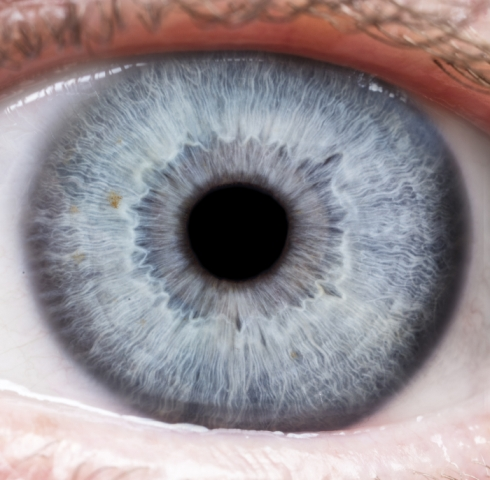
#> input picture eye3.jpg, 490 x 480 px
$ python gauss_fiter.py
#> lines starting #> are read from the running program, lines starting #| are printed output that depends on the picture
import pandas as pd
import cv2 as cv


if __name__ =='__main__':

    df= pd.read_csv('duhovka.csv')
#> (reads duhovka.csv from the repository)
    img=cv.imread('eye3.jpg', cv.IMREAD_GRAYSCALE)
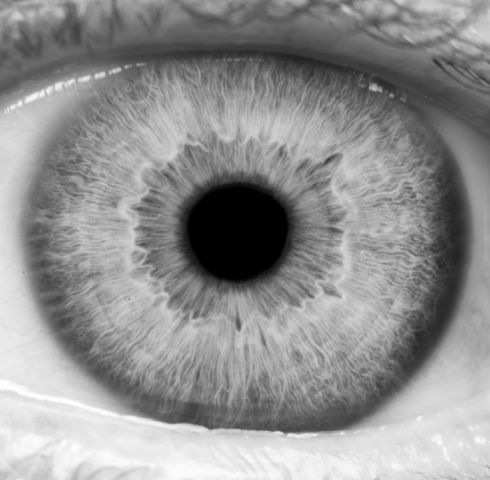
#> img: shape (480, 490); min 0, max 255, mean 144.5

    def nothing(*arg):
        pass
    cv.namedWindow('trackbars')
    cv.imshow("trackbars", img)

    cv.createTrackbar("Jadro", "trackbars", 1, 5, nothing)
    cv.createTrackbar("Sigma", "trackbars", 1, 30, nothing)

    while (True):
        img = cv.imread('eye3.jpg', cv.IMREAD_GRAYSCALE)

        jadro = cv.getTrackbarPos("Jadro", "trackbars")*2+1
        sigma = cv.getTrackbarPos("Sigma", "trackbars")/10

        blur_img = cv.GaussianBlur(img, (jadro, jadro),  sigma)
        cv.imshow("trackbars", blur_img)
        k = cv.waitKey(1)
#> (key Esc is pressed here)
        if k == 27:  # wait for ESC key to exit
            cv.destroyAllWindows()
            break
